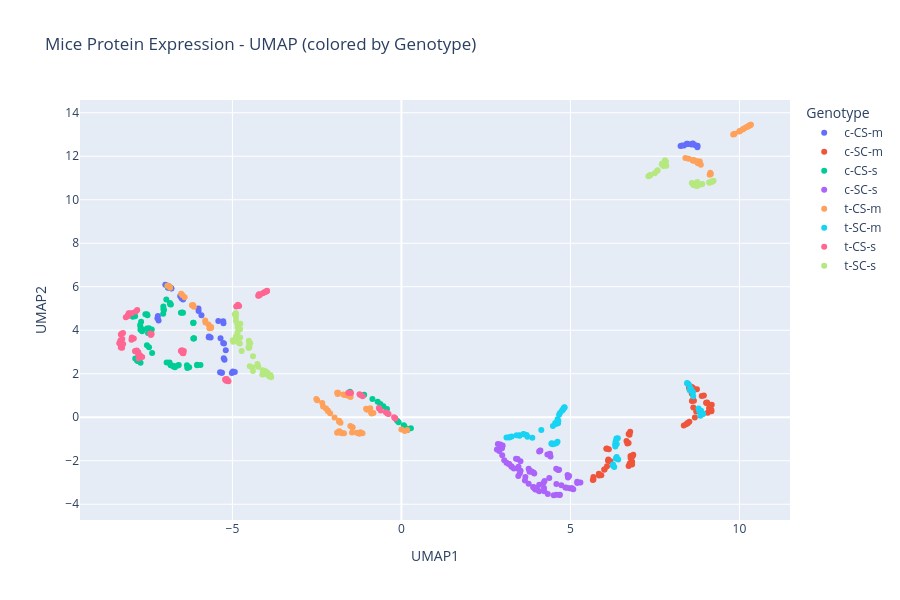

The notebook cell this image was saved under:
### Code cell
labels = y["class"].astype(str)

df_plot = pd.DataFrame({
    "UMAP1": X_umap[:, 0],
    "UMAP2": X_umap[:, 1],
    "Genotype": labels
})

# Interaktiver Scatter-Plot
fig = px.scatter(
    df_plot,
    x="UMAP1",
    y="UMAP2",
    color="Genotype",
    title="Mice Protein Expression - UMAP (colored by Genotype)",
    hover_data=["Genotype"],
    width=900,
    height=600
)

fig.show()

### Figure 1 — Plotly figure (JSON) as saved in the notebook; plotly's stock layout.template omitted (floating-point values rounded to 4 significant figures)
{"data": [{"customdata": [["c-CS-m"], ["c-CS-m"], ["c-CS-m"], ["c-CS-m"], ["c-CS-m"], ["c-CS-m"], ["c-CS-m"], ["c-CS-m"], ["c-CS-m"], ["c-CS-m"], ["c-CS-m"], ["c-CS-m"], ["c-CS-m"], ["c-CS-m"], ["c-CS-m"], ["c-CS-m"], ["c-CS-m"], ["c-CS-m"], ["c-CS-m"], ["c-CS-m"], ["c-CS-m"], ["c-CS-m"], ["c-CS-m"], ["c-CS-m"], ["c-CS-m"], ["c-CS-m"], ["c-CS-m"], ["c-CS-m"], ["c-CS-m"], ["c-CS-m"], ["c-CS-m"], ["c-CS-m"], ["c-CS-m"], ["c-CS-m"], ["c-CS-m"], ["c-CS-m"], ["c-CS-m"], ["c-CS-m"], ["c-CS-m"], ["c-CS-m"], ["c-CS-m"], ["c-CS-m"], ["c-CS-m"], ["c-CS-m"], ["c-CS-m"]], "hovertemplate": "Genotype=%{customdata[0]}<br>UMAP1=%{x}<br>UMAP2=%{y}<extra></extra>", "legendgroup": "c-CS-m", "marker": {"color": "#636efa", "symbol": "circle"}, "mode": "markers", "name": "c-CS-m", "orientation": "v", "showlegend": true, "type": "scatter", "x": [-6.907, -6.985, -6.903, -6.46, -6.545, -6.505, -6.001, -5.915, -6.005, -5.644, -5.702, -5.693, -5.31, -5.366, -5.32, -7.184, -7.219, -7.204, -5.265, -5.272, -5.417, -5.249, -5.274, -5.352, -5.234, -5.257, -5.196, -5.016, -4.986, -4.929, -6.805, -6.81, -6.851, 8.76, 8.755, 8.679, 8.619, 8.579, 8.624, 8.47, 8.463, 8.441, 8.358, 8.258, 8.301], "xaxis": "x", "y": [5.958, 6.094, 6.044, 5.416, 5.579, 5.476, 4.88, 4.692, 4.997, 3.662, 3.675, 3.707, 2.044, 2.066, 2.049, 4.444, 4.556, 4.657, 4.326, 4.419, 4.42, 3.393, 3.415, 3.634, 2.638, 2.709, 3.084, 2.039, 2.106, 2.076, 5.923, 5.929, 5.942, 12.48, 12.42, 12.52, 12.58, 12.54, 12.58, 12.57, 12.58, 12.57, 12.49, 12.47, 12.49], "yaxis": "y"}, {"customdata": [["c-SC-m"], ["c-SC-m"], ["c-SC-m"], ["c-SC-m"], ["c-SC-m"], ["c-SC-m"], ["c-SC-m"], ["c-SC-m"], ["c-SC-m"], ["c-SC-m"], ["c-SC-m"], ["c-SC-m"], ["c-SC-m"], ["c-SC-m"], ["c-SC-m"], ["c-SC-m"], ["c-SC-m"], ["c-SC-m"], ["c-SC-m"], ["c-SC-m"], ["c-SC-m"], ["c-SC-m"], ["c-SC-m"], ["c-SC-m"], ["c-SC-m"], ["c-SC-m"], ["c-SC-m"], ["c-SC-m"], ["c-SC-m"], ["c-SC-m"], ["c-SC-m"], ["c-SC-m"], ["c-SC-m"], ["c-SC-m"], ["c-SC-m"], ["c-SC-m"], ["c-SC-m"], ["c-SC-m"], ["c-SC-m"], ["c-SC-m"], ["c-SC-m"], ["c-SC-m"], ["c-SC-m"], ["c-SC-m"], ["c-SC-m"], ["c-SC-m"], ["c-SC-m"], ["c-SC-m"], ["c-SC-m"], ["c-SC-m"], ["c-SC-m"], ["c-SC-m"], ["c-SC-m"], ["c-SC-m"], ["c-SC-m"], ["c-SC-m"], ["c-SC-m"], ["c-SC-m"], ["c-SC-m"], ["c-SC-m"]], "hovertemplate": "Genotype=%{customdata[0]}<br>UMAP1=%{x}<br>UMAP2=%{y}<extra></extra>", "legendgroup": "c-SC-m", "marker": {"color": "#EF553B", "symbol": "circle"}, "mode": "markers", "name": "c-SC-m", "orientation": "v", "showlegend": true, "type": "scatter", "x": [8.742, 8.623, 8.591, 8.948, 8.883, 9.18, 9.045, 9.015, 9.023, 9.151, 9.101, 9.118, 9.17, 9.06, 9.169, 6.767, 6.721, 6.749, 6.658, 6.684, 6.72, 6.777, 6.837, 6.858, 6.807, 6.825, 6.783, 6.721, 6.823, 6.753, 8.484, 8.511, 8.517, 8.588, 8.63, 8.593, 8.653, 8.721, 8.634, 8.68, 8.517, 8.463, 8.468, 8.424, 8.353, 6.075, 6.061, 6.136, 6.112, 6.12, 6.183, 5.999, 6.01, 6.082, 5.841, 5.845, 5.913, 5.68, 5.681, 5.662], "xaxis": "x", "y": [1.292, 1.358, 1.393, 0.9947, 0.9722, 0.578, 0.6805, 0.6687, 0.6546, 0.3327, 0.4287, 0.3682, 0.2799, 0.2072, 0.3396, -0.6704, -0.7699, -0.8004, -1.091, -1.202, -1.18, -1.777, -1.794, -1.727, -2.06, -2.05, -1.891, -2.24, -2.175, -2.123, 1.523, 1.376, 1.321, 1.096, 0.784, 0.7491, 0.7549, 0.262, 0.4447, -0.01423, -0.2099, -0.2691, -0.2726, -0.3177, -0.3834, -1.439, -1.454, -1.476, -1.996, -1.945, -2.022, -2.4, -2.404, -2.25, -2.602, -2.678, -2.671, -2.749, -2.867, -2.889], "yaxis": "y"}, {"customdata": [["c-CS-s"], ["c-CS-s"], ["c-CS-s"], ["c-CS-s"], ["c-CS-s"], ["c-CS-s"], ["c-CS-s"], ["c-CS-s"], ["c-CS-s"], ["c-CS-s"], ["c-CS-s"], ["c-CS-s"], ["c-CS-s"], ["c-CS-s"], ["c-CS-s"], ["c-CS-s"], ["c-CS-s"], ["c-CS-s"], ["c-CS-s"], ["c-CS-s"], ["c-CS-s"], ["c-CS-s"], ["c-CS-s"], ["c-CS-s"], ["c-CS-s"], ["c-CS-s"], ["c-CS-s"], ["c-CS-s"], ["c-CS-s"], ["c-CS-s"], ["c-CS-s"], ["c-CS-s"], ["c-CS-s"], ["c-CS-s"], ["c-CS-s"], ["c-CS-s"], ["c-CS-s"], ["c-CS-s"], ["c-CS-s"], ["c-CS-s"], ["c-CS-s"], ["c-CS-s"], ["c-CS-s"], ["c-CS-s"], ["c-CS-s"], ["c-CS-s"], ["c-CS-s"], ["c-CS-s"], ["c-CS-s"], ["c-CS-s"], ["c-CS-s"], ["c-CS-s"], ["c-CS-s"], ["c-CS-s"], ["c-CS-s"], ["c-CS-s"], ["c-CS-s"], ["c-CS-s"], ["c-CS-s"], ["c-CS-s"], ["c-CS-s"], ["c-CS-s"], ["c-CS-s"], ["c-CS-s"], ["c-CS-s"], ["c-CS-s"], ["c-CS-s"], ["c-CS-s"], ["c-CS-s"], ["c-CS-s"], ["c-CS-s"], ["c-CS-s"], ["c-CS-s"], ["c-CS-s"], ["c-CS-s"]], "hovertemplate": "Genotype=%{customdata[0]}<br>UMAP1=%{x}<br>UMAP2=%{y}<extra></extra>", "legendgroup": "c-CS-s", "marker": {"color": "#00cc96", "symbol": "circle"}, "mode": "markers", "name": "c-CS-s", "orientation": "v", "showlegend": true, "type": "scatter", "x": [-6.849, -6.925, -6.867, -7.041, -7.043, -6.956, -7.385, -7.047, -7.023, -7.809, -7.821, -7.874, -7.717, -7.789, -7.8, -6.82, -6.849, -6.842, -6.524, -6.462, -6.488, -6.152, -6.157, -6.158, -6.136, -6.137, -6.158, -6.044, -6.043, -5.945, 0.2799, 0.06983, 0.1756, 0.1912, -0.1263, 0.1746, 0.08924, -0.8583, -0.08207, -0.4276, -1.522, -0.5343, -0.623, -1.102, -0.7026, -7.931, -7.878, -7.947, -7.701, -7.73, -7.716, -7.691, -7.672, -7.72, -6.947, -6.83, -6.76, -6.743, -6.719, -6.7, -7.528, -7.574, -7.512, -7.469, -7.497, -7.529, -7.528, -7.467, -7.375, -6.859, -6.588, -6.611, -6.345, -6.279, -6.334], "xaxis": "x", "y": [5.979, 6.037, 5.991, 4.97, 5.088, 5.411, 4.03, 4.761, 4.927, 2.665, 2.605, 2.703, 2.501, 2.623, 2.581, 5.179, 5.255, 5.197, 4.804, 4.804, 4.816, 4.349, 4.333, 4.34, 3.634, 3.62, 3.615, 2.418, 2.391, 2.405, -0.5051, -0.3641, -0.5811, -0.5391, -0.1576, -0.5699, -0.4137, 0.8423, -0.2265, 0.3839, 1.173, 0.5097, 0.6032, 1.032, 0.7095, 4.656, 4.638, 4.62, 4.39, 4.238, 4.154, 4.051, 3.959, 4.022, 2.517, 2.387, 2.369, 2.339, 2.347, 2.297, 4.736, 4.732, 4.684, 4.093, 3.873, 4.078, 3.308, 3.222, 2.952, 2.515, 2.399, 2.38, 2.394, 2.303, 2.269], "yaxis": "y"}, {"customdata": [["c-SC-s"], ["c-SC-s"], ["c-SC-s"], ["c-SC-s"], ["c-SC-s"], ["c-SC-s"], ["c-SC-s"], ["c-SC-s"], ["c-SC-s"], ["c-SC-s"], ["c-SC-s"], ["c-SC-s"], ["c-SC-s"], ["c-SC-s"], ["c-SC-s"], ["c-SC-s"], ["c-SC-s"], ["c-SC-s"], ["c-SC-s"], ["c-SC-s"], ["c-SC-s"], ["c-SC-s"], ["c-SC-s"], ["c-SC-s"], ["c-SC-s"], ["c-SC-s"], ["c-SC-s"], ["c-SC-s"], ["c-SC-s"], ["c-SC-s"], ["c-SC-s"], ["c-SC-s"], ["c-SC-s"], ["c-SC-s"], ["c-SC-s"], ["c-SC-s"], ["c-SC-s"], ["c-SC-s"], ["c-SC-s"], ["c-SC-s"], ["c-SC-s"], ["c-SC-s"], ["c-SC-s"], ["c-SC-s"], ["c-SC-s"], ["c-SC-s"], ["c-SC-s"], ["c-SC-s"], ["c-SC-s"], ["c-SC-s"], ["c-SC-s"], ["c-SC-s"], ["c-SC-s"], ["c-SC-s"], ["c-SC-s"], ["c-SC-s"], ["c-SC-s"], ["c-SC-s"], ["c-SC-s"], ["c-SC-s"], ["c-SC-s"], ["c-SC-s"], ["c-SC-s"], ["c-SC-s"], ["c-SC-s"], ["c-SC-s"], ["c-SC-s"], ["c-SC-s"], ["c-SC-s"], ["c-SC-s"], ["c-SC-s"], ["c-SC-s"], ["c-SC-s"], ["c-SC-s"], ["c-SC-s"]], "hovertemplate": "Genotype=%{customdata[0]}<br>UMAP1=%{x}<br>UMAP2=%{y}<extra></extra>", "legendgroup": "c-SC-s", "marker": {"color": "#ab63fa", "symbol": "circle"}, "mode": "markers", "name": "c-SC-s", "orientation": "v", "showlegend": true, "type": "scatter", "x": [4.101, 4.112, 4.073, 4.411, 4.396, 4.318, 4.664, 4.638, 4.579, 4.927, 4.914, 4.96, 5.203, 5.295, 5.2, 2.924, 2.914, 2.854, 2.982, 2.975, 2.993, 3.39, 3.522, 3.437, 3.764, 3.791, 3.905, 3.93, 3.791, 3.855, 3.525, 3.433, 3.463, 4.201, 4.234, 4.374, 4.217, 4.584, 4.732, 4.849, 4.977, 4.889, 5.031, 5.045, 5.084, 3.253, 3.107, 3.257, 3.458, 3.653, 4.076, 3.764, 3.904, 3.983, 3.902, 3.952, 3.962, 4.075, 4.019, 4.228, 2.982, 2.894, 2.825, 3.162, 3.189, 3.041, 3.667, 3.504, 3.326, 4.583, 4.505, 3.925, 4.686, 4.68, 4.331], "xaxis": "x", "y": [-1.535, -1.527, -1.57, -1.809, -1.673, -1.708, -2.411, -2.427, -2.364, -2.767, -2.655, -2.704, -3.018, -2.997, -2.964, -1.251, -1.26, -1.233, -1.36, -1.42, -1.302, -1.905, -2.023, -1.92, -2.363, -2.505, -2.542, -2.592, -2.452, -2.492, -2.462, -2.354, -2.274, -3.028, -2.927, -2.794, -3.257, -3.069, -3.128, -3.233, -3.262, -3.24, -3.28, -3.263, -3.312, -2.259, -2.095, -2.278, -2.701, -2.908, -3.099, -3.054, -3.211, -3.255, -3.218, -3.281, -3.325, -3.398, -3.337, -3.408, -1.744, -1.556, -1.48, -2.143, -2.145, -1.982, -2.746, -2.576, -2.36, -3.562, -3.587, -3.24, -3.564, -3.58, -3.526], "yaxis": "y"}, {"customdata": [["t-CS-m"], ["t-CS-m"], ["t-CS-m"], ["t-CS-m"], ["t-CS-m"], ["t-CS-m"], ["t-CS-m"], ["t-CS-m"], ["t-CS-m"], ["t-CS-m"], ["t-CS-m"], ["t-CS-m"], ["t-CS-m"], ["t-CS-m"], ["t-CS-m"], ["t-CS-m"], ["t-CS-m"], ["t-CS-m"], ["t-CS-m"], ["t-CS-m"], ["t-CS-m"], ["t-CS-m"], ["t-CS-m"], ["t-CS-m"], ["t-CS-m"], ["t-CS-m"], ["t-CS-m"], ["t-CS-m"], ["t-CS-m"], ["t-CS-m"], ["t-CS-m"], ["t-CS-m"], ["t-CS-m"], ["t-CS-m"], ["t-CS-m"], ["t-CS-m"], ["t-CS-m"], ["t-CS-m"], ["t-CS-m"], ["t-CS-m"], ["t-CS-m"], ["t-CS-m"], ["t-CS-m"], ["t-CS-m"], ["t-CS-m"], ["t-CS-m"], ["t-CS-m"], ["t-CS-m"], ["t-CS-m"], ["t-CS-m"], ["t-CS-m"], ["t-CS-m"], ["t-CS-m"], ["t-CS-m"], ["t-CS-m"], ["t-CS-m"], ["t-CS-m"], ["t-CS-m"], ["t-CS-m"], ["t-CS-m"], ["t-CS-m"], ["t-CS-m"], ["t-CS-m"], ["t-CS-m"], ["t-CS-m"], ["t-CS-m"], ["t-CS-m"], ["t-CS-m"], ["t-CS-m"], ["t-CS-m"], ["t-CS-m"], ["t-CS-m"], ["t-CS-m"], ["t-CS-m"], ["t-CS-m"], ["t-CS-m"], ["t-CS-m"], ["t-CS-m"], ["t-CS-m"], ["t-CS-m"], ["t-CS-m"], ["t-CS-m"], ["t-CS-m"], ["t-CS-m"], ["t-CS-m"], ["t-CS-m"], ["t-CS-m"], ["t-CS-m"], ["t-CS-m"], ["t-CS-m"]], "hovertemplate": "Genotype=%{customdata[0]}<br>UMAP1=%{x}<br>UMAP2=%{y}<extra></extra>", "legendgroup": "t-CS-m", "marker": {"color": "#FFA15A", "symbol": "circle"}, "mode": "markers", "name": "t-CS-m", "orientation": "v", "showlegend": true, "type": "scatter", "x": [-0.8811, -0.895, -0.8299, -1.015, -0.9229, -1.045, -1.512, -1.557, -1.506, -1.676, -1.722, -1.621, -1.899, -1.876, -1.886, -1.447, -1.449, -1.511, -1.803, -1.845, -1.842, -1.979, -2.11, -2.177, -2.178, -2.231, -2.318, -2.342, -2.491, -2.517, 0.1703, 0.09925, -0.001856, -1.151, -1.21, -1.32, -1.245, -1.463, -1.697, -1.757, -1.796, -1.861, -1.835, -1.835, -1.903, 9.119, 9.154, 9.137, 8.857, 8.771, 8.826, 8.766, 8.73, 8.657, 8.75, 8.624, 8.622, 8.631, 8.401, 8.496, -6.857, -6.923, -6.843, -6.413, -6.477, -6.516, -6.165, -6.198, -6.139, -5.706, -5.796, -5.804, -5.632, -5.629, -5.681, 9.814, 9.857, 9.842, 10.01, 10.01, 9.995, 10.09, 10.12, 10.19, 10.33, 10.24, 10.27, 10.33, 10.29, 10.3], "xaxis": "x", "y": [0.1758, 0.2115, 0.1963, 0.3445, 0.4154, 0.3877, 0.9649, 0.9726, 0.9295, 1.018, 1.051, 1.014, 1.125, 1.125, 1.07, -0.4702, -0.458, -0.3975, -0.2499, -0.2052, -0.1659, -0.008862, 0.1889, 0.2882, 0.3111, 0.4004, 0.4903, 0.6598, 0.7784, 0.8352, -0.5829, -0.6318, -0.5638, -0.7418, -0.6934, -0.7092, -0.7555, -0.7074, -0.731, -0.7394, -0.7014, -0.6719, -0.6499, -0.6909, -0.7141, 11.15, 11.19, 11.24, 11.61, 11.68, 11.76, 11.76, 11.77, 11.82, 11.72, 11.81, 11.82, 11.79, 11.92, 11.89, 6.006, 6.05, 5.951, 5.515, 5.614, 5.672, 5.161, 5.153, 5.079, 4.26, 4.36, 4.444, 4.107, 4.15, 4.096, 13.0, 13.03, 13.02, 13.15, 13.16, 13.14, 13.23, 13.26, 13.32, 13.45, 13.36, 13.39, 13.45, 13.41, 13.42], "yaxis": "y"}, {"customdata": [["t-SC-m"], ["t-SC-m"], ["t-SC-m"], ["t-SC-m"], ["t-SC-m"], ["t-SC-m"], ["t-SC-m"], ["t-SC-m"], ["t-SC-m"], ["t-SC-m"], ["t-SC-m"], ["t-SC-m"], ["t-SC-m"], ["t-SC-m"], ["t-SC-m"], ["t-SC-m"], ["t-SC-m"], ["t-SC-m"], ["t-SC-m"], ["t-SC-m"], ["t-SC-m"], ["t-SC-m"], ["t-SC-m"], ["t-SC-m"], ["t-SC-m"], ["t-SC-m"], ["t-SC-m"], ["t-SC-m"], ["t-SC-m"], ["t-SC-m"], ["t-SC-m"], ["t-SC-m"], ["t-SC-m"], ["t-SC-m"], ["t-SC-m"], ["t-SC-m"], ["t-SC-m"], ["t-SC-m"], ["t-SC-m"], ["t-SC-m"], ["t-SC-m"], ["t-SC-m"], ["t-SC-m"], ["t-SC-m"], ["t-SC-m"], ["t-SC-m"], ["t-SC-m"], ["t-SC-m"], ["t-SC-m"], ["t-SC-m"], ["t-SC-m"], ["t-SC-m"], ["t-SC-m"], ["t-SC-m"], ["t-SC-m"], ["t-SC-m"], ["t-SC-m"], ["t-SC-m"], ["t-SC-m"], ["t-SC-m"]], "hovertemplate": "Genotype=%{customdata[0]}<br>UMAP1=%{x}<br>UMAP2=%{y}<extra></extra>", "legendgroup": "t-SC-m", "marker": {"color": "#19d3f3", "symbol": "circle"}, "mode": "markers", "name": "t-SC-m", "orientation": "v", "showlegend": true, "type": "scatter", "x": [4.138, 4.482, 4.571, 4.635, 4.55, 4.619, 4.642, 4.691, 4.664, 4.748, 4.772, 4.792, 4.817, 4.824, 4.82, 3.264, 3.188, 3.109, 3.491, 3.408, 3.211, 3.729, 3.873, 3.497, 4.479, 4.448, 4.437, 4.59, 4.536, 4.618, 8.456, 8.514, 8.451, 8.574, 8.547, 8.528, 8.623, 8.612, 8.63, 8.866, 8.808, 8.791, 8.843, 8.917, 8.923, 3.703, 3.614, 3.613, 6.36, 6.335, 6.401, 6.323, 6.327, 6.37, 6.344, 6.367, 6.414, 6.296, 6.262, 6.254], "xaxis": "x", "y": [-0.5841, -0.4056, -0.3115, -0.2761, -0.2703, -0.096, -0.1696, 0.1917, 0.1174, 0.2978, 0.3364, 0.4031, 0.4292, 0.459, 0.4522, -0.8863, -0.935, -0.9355, -0.8539, -0.8331, -0.9116, -0.8993, -0.9459, -0.8335, -1.24, -1.198, -1.217, -1.187, -1.223, -1.123, 1.557, 1.483, 1.574, 1.279, 1.338, 1.24, 1.155, 1.151, 0.9665, 0.3014, 0.287, 0.4053, 0.07011, 0.1472, 0.1593, -0.8156, -0.7789, -0.7737, -0.9729, -1.117, -0.9709, -1.237, -1.348, -1.23, -1.896, -1.834, -1.946, -2.282, -2.167, -2.217], "yaxis": "y"}, {"customdata": [["t-CS-s"], ["t-CS-s"], ["t-CS-s"], ["t-CS-s"], ["t-CS-s"], ["t-CS-s"], ["t-CS-s"], ["t-CS-s"], ["t-CS-s"], ["t-CS-s"], ["t-CS-s"], ["t-CS-s"], ["t-CS-s"], ["t-CS-s"], ["t-CS-s"], ["t-CS-s"], ["t-CS-s"], ["t-CS-s"], ["t-CS-s"], ["t-CS-s"], ["t-CS-s"], ["t-CS-s"], ["t-CS-s"], ["t-CS-s"], ["t-CS-s"], ["t-CS-s"], ["t-CS-s"], ["t-CS-s"], ["t-CS-s"], ["t-CS-s"], ["t-CS-s"], ["t-CS-s"], ["t-CS-s"], ["t-CS-s"], ["t-CS-s"], ["t-CS-s"], ["t-CS-s"], ["t-CS-s"], ["t-CS-s"], ["t-CS-s"], ["t-CS-s"], ["t-CS-s"], ["t-CS-s"], ["t-CS-s"], ["t-CS-s"], ["t-CS-s"], ["t-CS-s"], ["t-CS-s"], ["t-CS-s"], ["t-CS-s"], ["t-CS-s"], ["t-CS-s"], ["t-CS-s"], ["t-CS-s"], ["t-CS-s"], ["t-CS-s"], ["t-CS-s"], ["t-CS-s"], ["t-CS-s"], ["t-CS-s"], ["t-CS-s"], ["t-CS-s"], ["t-CS-s"], ["t-CS-s"], ["t-CS-s"], ["t-CS-s"], ["t-CS-s"], ["t-CS-s"], ["t-CS-s"], ["t-CS-s"], ["t-CS-s"], ["t-CS-s"], ["t-CS-s"], ["t-CS-s"], ["t-CS-s"]], "hovertemplate": "Genotype=%{customdata[0]}<br>UMAP1=%{x}<br>UMAP2=%{y}<extra></extra>", "legendgroup": "t-CS-s", "marker": {"color": "#FF6692", "symbol": "circle"}, "mode": "markers", "name": "t-CS-s", "orientation": "v", "showlegend": true, "type": "scatter", "x": [-4.801, -4.836, -4.887, -4.237, -4.212, -4.215, -4.195, -4.217, -4.182, -4.098, -4.055, -3.979, -3.988, -3.976, -4.019, -7.439, -7.412, -7.389, -6.438, -6.495, -6.524, -6.464, -6.453, -6.473, -5.218, -5.186, -5.163, -5.187, -5.124, -5.119, -0.1806, -0.1871, -0.2156, -0.4138, -0.381, -0.4605, -0.6551, -0.6675, -0.6131, -1.213, -1.241, -1.149, -1.489, -1.516, -1.574, -8.057, -8.067, -8.093, -8.093, -8.154, -8.315, -8.299, -8.277, -8.236, -8.293, -8.258, -8.232, -8.264, -8.301, -8.348, -7.857, -7.97, -7.815, -7.976, -7.916, -7.987, -7.782, -7.881, -7.828, -7.79, -7.835, -7.87, -7.669, -7.777, -7.728], "xaxis": "x", "y": [5.113, 5.168, 5.095, 5.589, 5.611, 5.603, 5.628, 5.652, 5.641, 5.705, 5.744, 5.81, 5.796, 5.818, 5.756, 3.847, 3.786, 3.826, 3.048, 3.081, 3.043, 2.957, 2.938, 2.959, 1.731, 1.76, 1.747, 1.683, 1.666, 1.651, -0.05819, -0.04646, 0.0007699, 0.1729, 0.1502, 0.2276, 0.4012, 0.4293, 0.3114, 1.021, 1.053, 0.9694, 1.115, 1.13, 1.123, 4.765, 4.782, 4.691, 4.644, 4.601, 3.529, 3.805, 3.844, 3.874, 3.438, 3.598, 3.367, 3.2, 3.211, 3.405, 4.865, 4.792, 4.927, 3.667, 3.618, 3.559, 2.99, 3.037, 3.071, 2.913, 3.04, 3.049, 2.77, 2.706, 2.834], "yaxis": "y"}, {"customdata": [["t-SC-s"], ["t-SC-s"], ["t-SC-s"], ["t-SC-s"], ["t-SC-s"], ["t-SC-s"], ["t-SC-s"], ["t-SC-s"], ["t-SC-s"], ["t-SC-s"], ["t-SC-s"], ["t-SC-s"], ["t-SC-s"], ["t-SC-s"], ["t-SC-s"], ["t-SC-s"], ["t-SC-s"], ["t-SC-s"], ["t-SC-s"], ["t-SC-s"], ["t-SC-s"], ["t-SC-s"], ["t-SC-s"], ["t-SC-s"], ["t-SC-s"], ["t-SC-s"], ["t-SC-s"], ["t-SC-s"], ["t-SC-s"], ["t-SC-s"], ["t-SC-s"], ["t-SC-s"], ["t-SC-s"], ["t-SC-s"], ["t-SC-s"], ["t-SC-s"], ["t-SC-s"], ["t-SC-s"], ["t-SC-s"], ["t-SC-s"], ["t-SC-s"], ["t-SC-s"], ["t-SC-s"], ["t-SC-s"], ["t-SC-s"], ["t-SC-s"], ["t-SC-s"], ["t-SC-s"], ["t-SC-s"], ["t-SC-s"], ["t-SC-s"], ["t-SC-s"], ["t-SC-s"], ["t-SC-s"], ["t-SC-s"], ["t-SC-s"], ["t-SC-s"], ["t-SC-s"], ["t-SC-s"], ["t-SC-s"], ["t-SC-s"], ["t-SC-s"], ["t-SC-s"], ["t-SC-s"], ["t-SC-s"], ["t-SC-s"], ["t-SC-s"], ["t-SC-s"], ["t-SC-s"], ["t-SC-s"], ["t-SC-s"], ["t-SC-s"]], "hovertemplate": "Genotype=%{customdata[0]}<br>UMAP1=%{x}<br>UMAP2=%{y}<extra></extra>", "legendgroup": "t-SC-s", "marker": {"color": "#B6E880", "symbol": "circle"}, "mode": "markers", "name": "t-SC-s", "orientation": "v", "showlegend": true, "type": "scatter", "x": [-4.499, -4.474, -4.512, -4.516, -4.499, -4.523, -4.1, -4.259, -4.391, -3.969, -4.059, -4.232, -3.868, -3.877, -4.036, -4.765, -4.773, -4.794, -4.77, -4.78, -4.804, -4.725, -4.399, -4.486, -4.393, -4.063, -4.115, -3.907, -3.854, -3.913, -4.895, -4.906, -4.928, -4.898, -4.85, -4.894, -4.845, -4.896, -4.848, -4.991, -4.973, -4.904, 7.359, 7.351, 7.306, 7.495, 7.57, 7.577, 7.75, 7.703, 7.72, 7.835, 7.771, 7.799, 7.79, 7.824, 7.798, 9.208, 9.234, 9.194, 9.106, 9.116, 9.191, 8.751, 8.901, 8.857, 8.69, 8.706, 8.749, 8.59, 8.637, 8.676], "xaxis": "x", "y": [3.394, 3.4, 3.515, 3.179, 3.221, 3.222, 2.157, 2.444, 2.803, 2.054, 2.087, 2.325, 1.901, 1.94, 2.129, 4.3, 4.057, 4.036, 3.668, 3.385, 3.416, 3.04, 2.289, 2.349, 2.121, 1.981, 1.967, 1.888, 1.838, 1.884, 4.787, 4.677, 4.739, 4.611, 4.278, 4.431, 4.121, 3.715, 3.902, 3.536, 3.468, 3.523, 11.14, 11.12, 11.08, 11.22, 11.33, 11.36, 11.55, 11.63, 11.66, 11.57, 11.64, 11.68, 11.77, 11.74, 11.81, 10.85, 10.88, 10.83, 10.81, 10.79, 10.83, 10.82, 10.73, 10.7, 10.71, 10.66, 10.64, 10.77, 10.68, 10.67], "yaxis": "y"}], "layout": {"height": 600, "legend": {"title": {"text": "Genotype"}, "tracegroupgap": 0}, "title": {"text": "Mice Protein Expression - UMAP (colored by Genotype)"}, "width": 900, "xaxis": {"anchor": "y", "domain": [0, 1], "title": {"text": "UMAP1"}}, "yaxis": {"anchor": "x", "domain": [0, 1], "title": {"text": "UMAP2"}}}}
